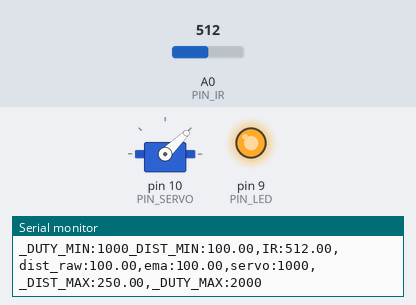
Bench run of a sketch on a simulated Arduino Uno, built with avr-gcc and run on an emulated ATmega328P. Parts: servo, output pins drawn as LEDs (lit = HIGH), the last lines printed to the serial monitor. Inputs (shaded band) come from the test bench; at power-on: A0 (PIN_IR) = 512.

Above: at 1.2 s.
1.3 s: A0 (PIN_IR) set to 306
At 2.1 s:
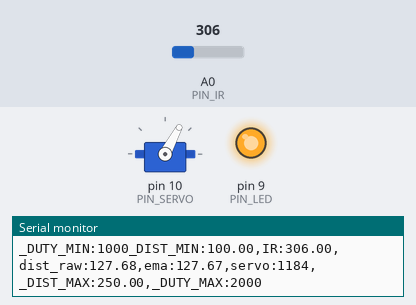
3.1 s: A0 (PIN_IR) set to 122
At 4.3 s:
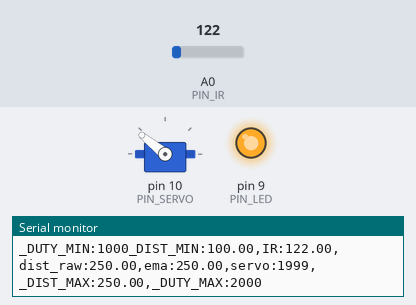
5.0 s: A0 (PIN_IR) set to 260
At 6.6 s:
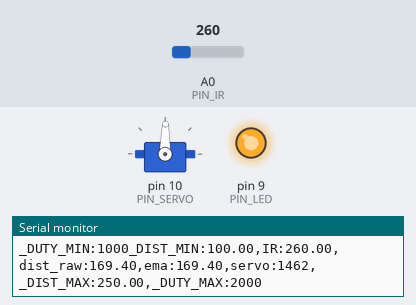
6.9 s: A0 (PIN_IR) set to 240
At 8.0 s:
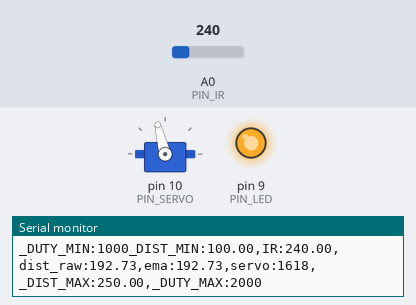
Timing chart, 0 to 9.6 s (numbered marks = the images above; inputs shaded):
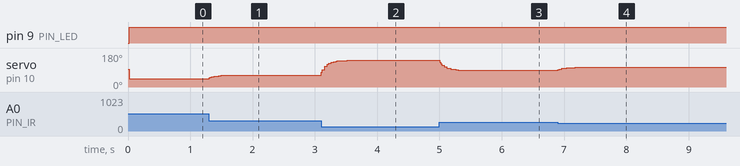

The sketch:

17_example_3.ino
```cpp
#include <Servo.h>

// Arduino pin assignment

#define PIN_IR    0         // IR sensor at Pin A0
#define PIN_LED   9
#define PIN_SERVO 10

#define _DUTY_MIN 1000  // servo full clock-wise position (0 degree)
#define _DUTY_NEU 1500  // servo neutral position (90 degree)
#define _DUTY_MAX 2000  // servo full counter-clockwise position (180 degree)

#define _DIST_MIN  100.0   // minimum distance 100mm
#define _DIST_MAX  250.0   // maximum distance 250mm

#define EMA_ALPHA  0.2      // for EMA Filter

#define LOOP_INTERVAL 20   // Loop Interval (unit: msec)

Servo myservo;
unsigned long last_loop_time;   // unit: msec

float dist_prev = _DIST_MIN;
float dist_ema = _DIST_MIN;

void setup()
{
  pinMode(PIN_LED, OUTPUT);

  myservo.attach(PIN_SERVO);
  myservo.writeMicroseconds(_DUTY_NEU);

  Serial.begin(115200);    // 1,000,000 bps
}

void loop()
{
  unsigned long time_curr = millis();
  int duty;
  float a_value, dist_raw;

  // wait until next event time
  if (time_curr < (last_loop_time + LOOP_INTERVAL))
    return;
  last_loop_time += LOOP_INTERVAL;

  a_value = analogRead(PIN_IR);
  dist_raw = ((6762.0 / (a_value - 9)) - 4.0) * 10.0 - 60.0;

  if (dist_raw < _DIST_MIN) dist_raw = _DIST_MIN;
  if (dist_raw > _DIST_MAX) dist_raw = _DIST_MAX;

  if (dist_raw >= _DIST_MIN && dist_raw <= _DIST_MAX)
    digitalWrite(PIN_LED, HIGH);
  else
    digitalWrite(PIN_LED, LOW);
  // Put range Filter code here (_DIST_MIN ~ _DIST_MAX)
  // and turn on LED if the distance is in the range

  dist_ema = EMA_ALPHA * dist_raw + (1 - EMA_ALPHA) * dist_prev;// Put EMA filter code here
  dist_prev = dist_ema;
  //duty = map(dist_ema, _DIST_MIN, _DIST_MAX, _DUTY_MIN, _DUTY_MAX);
  duty = _DUTY_MIN + (int)((_DUTY_MAX - _DUTY_MIN) * (dist_ema - _DIST_MIN) / (_DIST_MAX - _DIST_MIN));// Put map() equivalent code here

  myservo.writeMicroseconds(duty);

  Serial.print("_DUTY_MIN:");  Serial.print(_DUTY_MIN);
  Serial.print("_DIST_MIN:");  Serial.print(_DIST_MIN);
  Serial.print(",IR:");        Serial.print(a_value);
  Serial.print(",dist_raw:");  Serial.print(dist_raw);
  Serial.print(",ema:");       Serial.print(dist_ema);
  Serial.print(",servo:");     Serial.print(duty);
  Serial.print(",_DIST_MAX:"); Serial.print(_DIST_MAX);
  Serial.print(",_DUTY_MAX:"); Serial.print(_DUTY_MAX);
  Serial.println("");
}
```

Measured:
- after the input at 1.3 s, servo on pin 10 (PIN_SERVO): 44° → 61° at once, → 62° 0.30 s later
- after the input at 3.1 s, servo on pin 10 (PIN_SERVO): moves from 62° to 141° over 0.42 s, starting at once
- after the input at 5.0 s, servo on pin 10 (PIN_SERVO): moves from 141° to 89° over 0.42 s, starting at once
- after the input at 6.9 s, servo on pin 10 (PIN_SERVO): 89° → 103° at once, → 104° 0.28 s later
